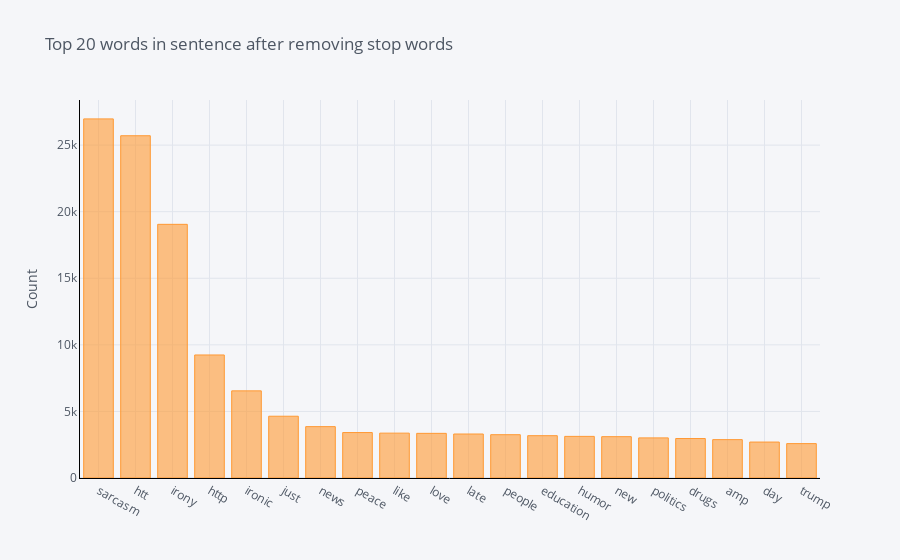

Here is the notebook cell this chart was saved with:
### Code cell
cf.go_offline()
cf.set_config_file(offline=False, world_readable=True)
def get_top_n_words(corpus, n=None):
    vec = CountVectorizer(stop_words = 'english').fit(corpus.values.astype('U'))
    bag_of_words = vec.transform(corpus.values.astype('U'))
    sum_words = bag_of_words.sum(axis=0) 
    words_freq = [(word, sum_words[0, idx]) for word, idx in vec.vocabulary_.items()]
    words_freq =sorted(words_freq, key = lambda x: x[1], reverse=True)
    return words_freq[:n]
common_words = get_top_n_words(sarcasm_df['sentence'], 20)
for word, freq in common_words:
    print(word, freq)
df2 = pd.DataFrame(common_words, columns = ['sentence' , 'count'])
df2.groupby('sentence').sum()['count'].sort_values(ascending=False).iplot(
    kind='bar', yTitle='Count', linecolor='black', title='Top 20 words in sentence after removing stop words')

### Figure 1 — Plotly figure (JSON) as saved in the notebook; plotly's stock layout.template omitted (floating-point values rounded to 4 significant figures)
{"data": [{"marker": {"color": "rgba(255, 153, 51, 0.6)", "line": {"color": "rgba(255, 153, 51, 1.0)", "width": 1}}, "name": "count", "orientation": "v", "text": "", "type": "bar", "x": ["sarcasm", "htt", "irony", "http", "ironic", "just", "news", "peace", "like", "love", "late", "people", "education", "humor", "new", "politics", "drugs", "amp", "day", "trump"], "y": [26969, 25704, 19050, 9239, 6544, 4639, 3858, 3413, 3370, 3353, 3304, 3253, 3178, 3126, 3105, 3012, 2964, 2882, 2700, 2582]}], "layout": {"legend": {"bgcolor": "#F5F6F9", "font": {"color": "#4D5663"}}, "paper_bgcolor": "#F5F6F9", "plot_bgcolor": "#F5F6F9", "title": {"font": {"color": "#4D5663"}, "text": "Top 20 words in sentence after removing stop words"}, "xaxis": {"gridcolor": "#E1E5ED", "linecolor": "black", "showgrid": true, "tickfont": {"color": "#4D5663"}, "title": {"font": {"color": "#4D5663"}, "text": ""}, "zerolinecolor": "#E1E5ED"}, "yaxis": {"gridcolor": "#E1E5ED", "linecolor": "black", "showgrid": true, "tickfont": {"color": "#4D5663"}, "title": {"font": {"color": "#4D5663"}, "text": "Count"}, "zerolinecolor": "#E1E5ED"}}}
